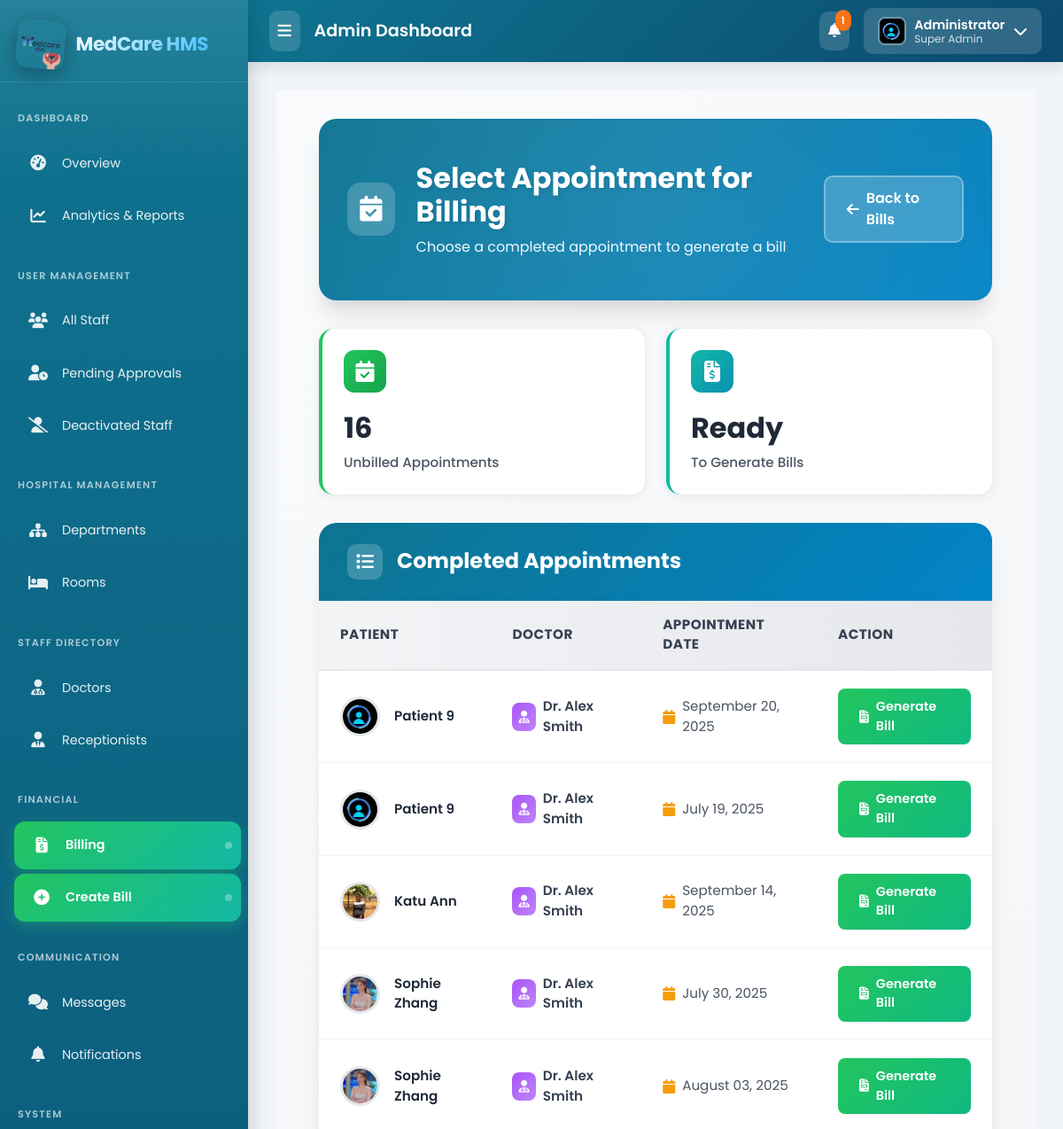
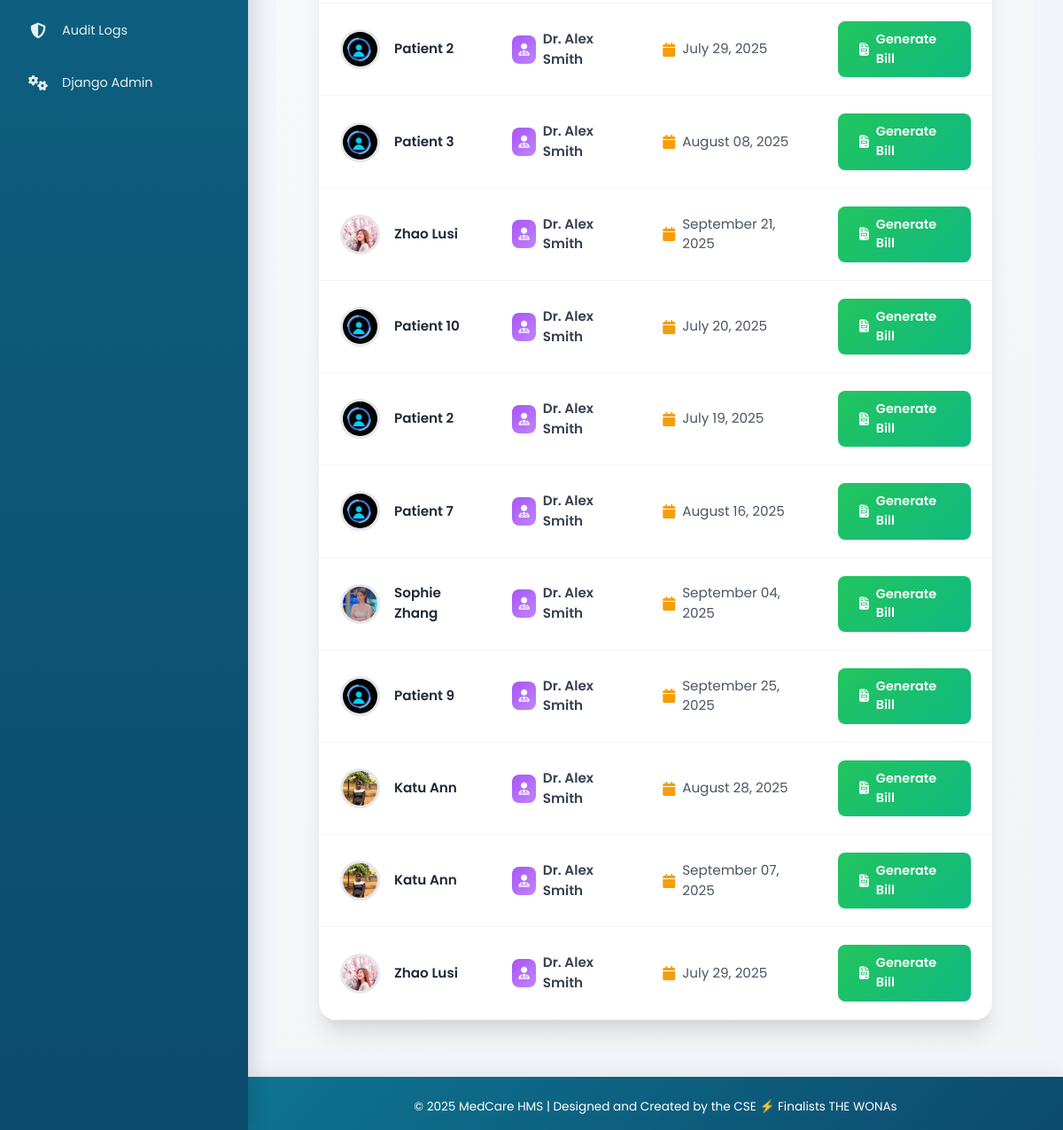
The page /billing/from-appointment/ (signed in) on the database its author committed (2 pictures, top to bottom).
### patients/models.py (models this page shows, shortened)
class Appointment(models.Model):
    STATUS_CHOICES = (
        ('Pending', 'Pending'), ('Approved', 'Approved'), ('Rejected', 'Rejected'),
        ('Completed', 'Completed'), ('Cancelled', 'Cancelled'),
    )
    patient = models.ForeignKey(PatientProfile, on_delete=models.CASCADE)
    doctor = models.ForeignKey(DoctorProfile, on_delete=models.PROTECT) # Protect doctor from deletion if they have appointments
    appointment_date = models.DateField()
    appointment_time = models.TimeField()
    reason = models.TextField()
    status = models.CharField(max_length=20, choices=STATUS_CHOICES, default='Pending')
    attachment = models.FileField(upload_to=get_appointment_attachment_path, null=True, blank=True)
    created_by = models.ForeignKey(settings.AUTH_USER_MODEL, on_delete=models.SET_NULL, null=True, related_name='created_appointments')
    created_at = models.DateTimeField(auto_now_add=True)
    updated_at = models.DateTimeField(auto_now=True)

class PatientProfile(models.Model):
    GENDER_CHOICES = (('Male', 'Male'), ('Female', 'Female'), ('Other', 'Other'))
    BLOOD_GROUP_CHOICES = (
        ('A+', 'A+'), ('A-', 'A-'), ('B+', 'B+'), ('B-', 'B-'),
        ('AB+', 'AB+'), ('AB-', 'AB-'), ('O+', 'O+'), ('O-', 'O-'),
    )
    user = models.OneToOneField(User, on_delete=models.CASCADE, related_name='patientprofile')
    profile_picture = models.ImageField(upload_to=get_patient_image_path, null=True, blank=True, default='static/profile_pictures/default.jpeg')
    date_of_birth = models.DateField(null=True, blank=True)
    gender = models.CharField(max_length=10, choices=GENDER_CHOICES, null=True, blank=True)
    address = models.TextField(max_length=500, null=True, blank=True)
    blood_group = models.CharField(max_length=3, choices=BLOOD_GROUP_CHOICES, null=True, blank=True)
    emergency_contact_name = models.CharField(max_length=100, null=True, blank=True)
    emergency_contact_number = models.CharField(max_length=20, null=True, blank=True)
    medical_history = models.TextField(null=True, blank=True, help_text="Allergies, chronic conditions, etc.")
    insurance_provider = models.CharField(max_length=100, null=True, blank=True)
    insurance_policy_number = models.CharField(max_length=100, null=True, blank=True)

### doctors/models.py (models this page shows)
class DoctorProfile(models.Model):
    user = models.OneToOneField(User, on_delete=models.CASCADE, related_name='doctorprofile')
    profile_picture = models.ImageField(upload_to=get_doctor_image_path, null=True, blank=True, default='profile_pictures/default.jpeg')
    specialization = models.CharField(max_length=100)
    department = models.ForeignKey(Department, on_delete=models.SET_NULL, null=True, blank=True)
    license_number = models.CharField(max_length=100, unique=True, null=True, blank=True)
    years_of_experience = models.PositiveIntegerField(default=0)
    availability = models.TextField(blank=True, null=True, help_text="e.g., Mon-Fri, 9am-5pm")
    def __str__(self):
        return f"Dr. {self.user.first_name} {self.user.last_name}"

### billing/views.py (the view)
# urls.py: path('from-appointment/', views.select_appointment_for_billing, name='select_appointment'),
@login_required
@receptionist_required
def select_appointment_for_billing(request):
    billed_appointment_ids = Bill.objects.exclude(appointment__isnull=True).values_list('appointment_id', flat=True)
    unbilled_appointments = Appointment.objects.filter(status='Completed').exclude(id__in=billed_appointment_ids)
    context = {
        'appointments': unbilled_appointments
    }
    return render(request, 'billing/select_appointment.html', context)

### chat/context_processors.py (called while the page is built)
def unread_chat_messages(request):
    if request.user.is_authenticated:
        threads = request.user.chat_threads.all()
        total_unread = 0
        for thread in threads:
            total_unread += thread.get_unread_count_for_user(request.user)
        return {'unread_chat_messages_count': total_unread}
    return {'unread_chat_messages_count': 0}

### chat/models.py (called while the page is built)
    def get_unread_count_for_user(self, user):
        return self.messages.filter(is_read=False).exclude(sender=user).count()

### notifications/context_processors.py (called while the page is built)
def unread_notifications(request):
    if request.user.is_authenticated:
        count = Notification.objects.filter(recipient=request.user, is_read=False).count()
        return {'unread_notifications_count': count}
    return {}

### templates/billing/select_appointment.html (shortened to what this page needs)
{% extends 'base_admin.html' %}
{% load static %}
{% block content %}
<div class="select-appointment-wrapper">
    <div class="page-header">
            <div class="header-content">
                <div class="header-left">
                    <div class="header-icon">
                        <i class="fas fa-calendar-check"></i>
                    </div>
                    <div class="header-text">
                        <h1>Select Appointment for Billing</h1>
                        <p>Choose a completed appointment to generate a bill</p>
                    </div>
                </div>
                <a href="{% url 'billing:bill_list' %}" class="btn-back">
                    <i class="fas fa-arrow-left"></i>
                    Back to Bills
                </a>
            </div>
        </div>
        <div class="stats-container">
            <div class="stat-card">
                <div class="stat-icon">
                    <i class="fas fa-calendar-check"></i>
                </div>
                <div class="stat-value">{{ appointments|length }}</div>
                <div class="stat-label">Unbilled Appointments</div>
            </div>
            <div class="stat-card purple">
                <div class="stat-icon">
                    <i class="fas fa-file-invoice-dollar"></i>
                </div>
                <div class="stat-value">Ready</div>
                <div class="stat-label">To Generate Bills</div>
            </div>
        </div>
        <div class="table-container">
            <div class="table-header">
                <div class="table-header-icon">
                    <i class="fas fa-list"></i>
                </div>
                <h2>Completed Appointments</h2>
            </div>
            {% if appointments %}
                <table class="appointments-table">
                    <thead>
                        <tr>
                            <th>Patient</th>
                            <th>Doctor</th>
                            <th>Appointment Date</th>
                            <th>Action</th>
                        </tr>
                    </thead>
                    <tbody>
                        {% for appt in appointments %}
                        <tr>
                            <td data-label="Patient">
                                <div class="patient-info">
                                    <img src="{% if appt.patient.profile_picture %}{{ appt.patient.profile_picture.url }}{% else %}{% static 'images/default.jpeg' %}{% endif %}"
                                         alt="{{ appt.patient.user.get_full_name }}"
                                         class="patient-avatar">
                                    <span class="patient-name">{{ appt.patient.user.get_full_name }}</span>
                                </div>
                            </td>
                            <td data-label="Doctor">
                                <div class="doctor-info">
                                    <div class="doctor-icon">
                                        <i class="fas fa-user-md"></i>
                                    </div>
                                    <span class="doctor-name">{{ appt.doctor }}</span>
                                </div>
                            </td>
                            <td data-label="Date">
                                <div class="date-info">
                                    <i class="fas fa-calendar date-icon"></i>
                                    <span>{{ appt.appointment_date|date:"F d, Y" }}</span>
                                </div>
                            </td>
                            <td data-label="Action">
                                <a href="{% url 'billing:create_bill_from_appointment' appt.pk %}" class="btn-generate">
                                    <i class="fas fa-file-invoice"></i>
                                    Generate Bill
                                </a>
                            </td>
                        </tr>
                        {% endfor %}
                    </tbody>
                </table>
            {% endif %}
        </div>
</div>
{% endblock %}

### templates/base_admin.html (shortened to what this page needs)
{% load static %}
<!DOCTYPE html>
<html lang="en">
<head>
    <link href="https://cdn.jsdelivr.net/npm/bootstrap@5.3.0/dist/css/bootstrap.min.css" rel="stylesheet">
    <link rel="stylesheet" href="https://cdnjs.cloudflare.com/ajax/libs/font-awesome/6.4.0/css/all.min.css">
</head>
<body>
    <nav class="sidebar" id="adminSidebar">
        <div class="sidebar-brand">
            <img src="{% static 'images/logo.png' %}" alt="MedCare Logo">
            <span class="brand-text">MedCare HMS</span>
        </div>
        <div class="nav-section">
            <div class="nav-section-title">Dashboard</div>
            <a href="{% url 'accounts:admin_dashboard' %}" class="menu-link {% if request.resolver_match.url_name == 'admin_dashboard' %}active{% endif %}" data-tooltip="Overview">
                <span class="menu-icon"><i class="fas fa-tachometer-alt"></i></span>
                <span class="menu-text">Overview</span>
            </a>
            <a href="{% url 'reports:reports_dashboard' %}" class="menu-link {% if request.resolver_match.app_name == 'reports' %}active{% endif %}" data-tooltip="Analytics & Reports">
                <span class="menu-icon"><i class="fas fa-chart-line"></i></span>
                <span class="menu-text">Analytics & Reports</span>
            </a>
        </div>
        <div class="nav-section">
            <div class="nav-section-title">User Management</div>
            <a href="{% url 'accounts:staff_management_list' %}" class="menu-link" data-tooltip="All Staff">
                <span class="menu-icon"><i class="fas fa-users"></i></span>
                <span class="menu-text">All Staff</span>
            </a>
            <a href="{% url 'accounts:pending_staff_list' %}" class="menu-link" data-tooltip="Pending Approvals">
                <span class="menu-icon"><i class="fas fa-user-clock"></i></span>
                <span class="menu-text">Pending Approvals</span>
            </a>
            <a href="{% url 'accounts:deactivated_staff_list' %}" class="menu-link" data-tooltip="Deactivated Staff">
                <span class="menu-icon"><i class="fas fa-user-slash"></i></span>
                <span class="menu-text">Deactivated Staff</span>
            </a>
        </div>
        <div class="nav-section">
            <div class="nav-section-title">Hospital Management</div>
            <a href="{% url 'management:department_list' %}" class="menu-link" data-tooltip="Departments">
                <span class="menu-icon"><i class="fas fa-sitemap"></i></span>
                <span class="menu-text">Departments</span>
            </a>
            <a href="{% url 'management:room_list' %}" class="menu-link" data-tooltip="Rooms">
                <span class="menu-icon"><i class="fas fa-bed"></i></span>
                <span class="menu-text">Rooms</span>
            </a>
        </div>
        <div class="nav-section">
            <div class="nav-section-title">Staff Directory</div>
            <a href="{% url 'management:doctor_list' %}" class="menu-link" data-tooltip="Doctors">
                <span class="menu-icon"><i class="fas fa-user-md"></i></span>
                <span class="menu-text">Doctors</span>
            </a>
            <a href="{% url 'management:receptionist_list' %}" class="menu-link" data-tooltip="Receptionists">
                <span class="menu-icon"><i class="fas fa-user-tie"></i></span>
                <span class="menu-text">Receptionists</span>
            </a>
        </div>
        <div class="nav-section">
            <div class="nav-section-title">Financial</div>
            <a href="{% url 'billing:bill_list' %}" class="menu-link" data-tooltip="Billing">
                <span class="menu-icon"><i class="fas fa-file-invoice-dollar"></i></span>
                <span class="menu-text">Billing</span>
            </a>
            <a href="{% url 'billing:select_appointment' %}" class="menu-link" data-tooltip="Create Bill">
                <span class="menu-icon"><i class="fas fa-plus-circle"></i></span>
                <span class="menu-text">Create Bill</span>
            </a>
        </div>
        <div class="nav-section">
            <div class="nav-section-title">Communication</div>
            <a href="{% url 'chat:thread_list' %}" class="menu-link" data-tooltip="Messages">
                <span class="menu-icon"><i class="fas fa-comments"></i></span>
                <span class="menu-text">Messages</span>
            </a>
            <a href="{% url 'notifications:notification_list' %}" class="menu-link" data-tooltip="Notifications">
                <span class="menu-icon"><i class="fas fa-bell"></i></span>
                <span class="menu-text">Notifications</span>
            </a>
        </div>
        <div class="nav-section">
            <div class="nav-section-title">System</div>
            <a href="{% url 'audit:audit_feed' %}" class="menu-link {% if request.resolver_match.app_name == 'audit' %}active{% endif %}" data-tooltip="Audit Logs">
                <span class="menu-icon"><i class="fas fa-shield-halved"></i></span>
                <span class="menu-text">Audit Logs</span>
            </a>
            <a href="{% url 'admin:index' %}" class="menu-link" data-tooltip="Django Admin">
                <span class="menu-icon"><i class="fas fa-cogs"></i></span>
                <span class="menu-text">Django Admin</span>
            </a>
        </div>
    </nav>
    <div class="content-wrapper" id="adminContent">
        <div class="topbar">
            <div class="topbar-left">
                <button class="sidebar-toggle" id="sidebarToggle">
                    <i class="fas fa-bars"></i>
                </button>
                <h6 class="topbar-title mb-0">Admin Dashboard</h6>
            </div>
            <div class="topbar-right">
                <div class="notification-dropdown">
                    <button class="notification-btn" id="notificationToggle">
                        <i class="fas fa-bell"></i>
                        {% if unread_notifications_count > 0 %}
                        <span class="notification-badge" id="notificationBadge">{{ unread_notifications_count }}</span>
                        {% endif %}
                    </button>
                </div>
                <div class="user-dropdown">
                    <button class="user-toggle" id="userMenuToggle">
                        <img src="{% if user.profile.image %}{{ user.profile.image.url }}{% else %}{% static 'profile_pictures/default.jpeg' %}{% endif %}"
                             alt="User Avatar" class="user-avatar">
                        <div class="user-info">
                            <span class="user-name">{{ user.get_full_name|default:user.username }}</span>
                            <span class="user-role">{% if user.is_superuser %}Super Admin{% else %}Admin{% endif %}</span>
                        </div>
                        <i class="fas fa-chevron-down"></i>
                    </button>
                </div>
            </div>
        </div>
        <div class="main-content">
            {% block content %}{% endblock %}
        </div>
        <footer>
            <p class="mb-0">© 2025 MedCare HMS | Designed and Created by the CSE ⚡ Finalists THE WONAs</p>
        </footer>
    </div>
</body>
</html>

### templates/components/messages.html (style rules this page uses)
:root { --message-success: #10b981; --message-success-bg: #ecfdf5; --message-success-border: #a7f3d0; --message-success-text: #065f46; --message-error: #ef4444; --message-error-bg: #fef2f2; --message-error-border: #fecaca; --message-error-text: #991b1b; --message-warning: #f59e0b; --message-warning-bg: #fffbeb; --message-warning-border: #fed7aa; --message-warning-text: #92400e; --message-info: #3b82f6; --message-info-bg: #eff6ff; --message-info-border: #bfdbfe; --message-info-text: #1e40af; --message-slide-duration: 300ms; --message-fade-duration: 250ms; --message-scale-duration: 200ms; }

### rows shown on the page
Appointment: patient.profile_picture (placeholder picture), patient.user.get_full_name "Patient 9", doctor "Dr. Alex Smith", appointment_date "September 20, 2025"
Appointment: patient.profile_picture (placeholder picture), patient.user.get_full_name "Patient 9", doctor "Dr. Alex Smith", appointment_date "July 19, 2025"
Appointment: patient.profile_picture (picture), patient.user.get_full_name "Katu Ann", doctor "Dr. Alex Smith", appointment_date "September 14, 2025"
Appointment: patient.last_name (picture), patient.user.get_full_name "Sophie Zhang", doctor "Dr. Alex Smith", appointment_date "July 30, 2025"
Appointment: patient.last_name (picture), patient.user.get_full_name "Sophie Zhang", doctor "Dr. Alex Smith", appointment_date "August 03, 2025"
Appointment: patient.profile_picture (placeholder picture), patient.user.get_full_name "Patient 2", doctor "Dr. Alex Smith", appointment_date "July 29, 2025"
Appointment: patient.profile_picture (placeholder picture), patient.user.get_full_name "Patient 3", doctor "Dr. Alex Smith", appointment_date "August 08, 2025"
Appointment: patient.last_name (picture), patient.user.get_full_name "Zhao Lusi", doctor "Dr. Alex Smith", appointment_date "September 21, 2025"
Appointment: patient.profile_picture (placeholder picture), patient.user.get_full_name "Patient 10", doctor "Dr. Alex Smith", appointment_date "July 20, 2025"
Appointment: patient.profile_picture (placeholder picture), patient.user.get_full_name "Patient 2", doctor "Dr. Alex Smith", appointment_date "July 19, 2025"
Appointment: patient.profile_picture (placeholder picture), patient.user.get_full_name "Patient 7", doctor "Dr. Alex Smith", appointment_date "August 16, 2025"
Appointment: patient.last_name (picture), patient.user.get_full_name "Sophie Zhang", doctor "Dr. Alex Smith", appointment_date "September 04, 2025"
Appointment: patient.profile_picture (placeholder picture), patient.user.get_full_name "Patient 9", doctor "Dr. Alex Smith", appointment_date "September 25, 2025"
Appointment: patient.profile_picture (picture), patient.user.get_full_name "Katu Ann", doctor "Dr. Alex Smith", appointment_date "August 28, 2025"
Appointment: patient.profile_picture (picture), patient.user.get_full_name "Katu Ann", doctor "Dr. Alex Smith", appointment_date "September 07, 2025"
Appointment: patient.last_name (picture), patient.user.get_full_name "Zhao Lusi", doctor "Dr. Alex Smith", appointment_date "July 29, 2025"

### other values the page prints
{{ unread_notifications_count }} "1"
{{ user.get_full_name|default:user.username }} "Administrator"
{{ appointments|length }} "16"
